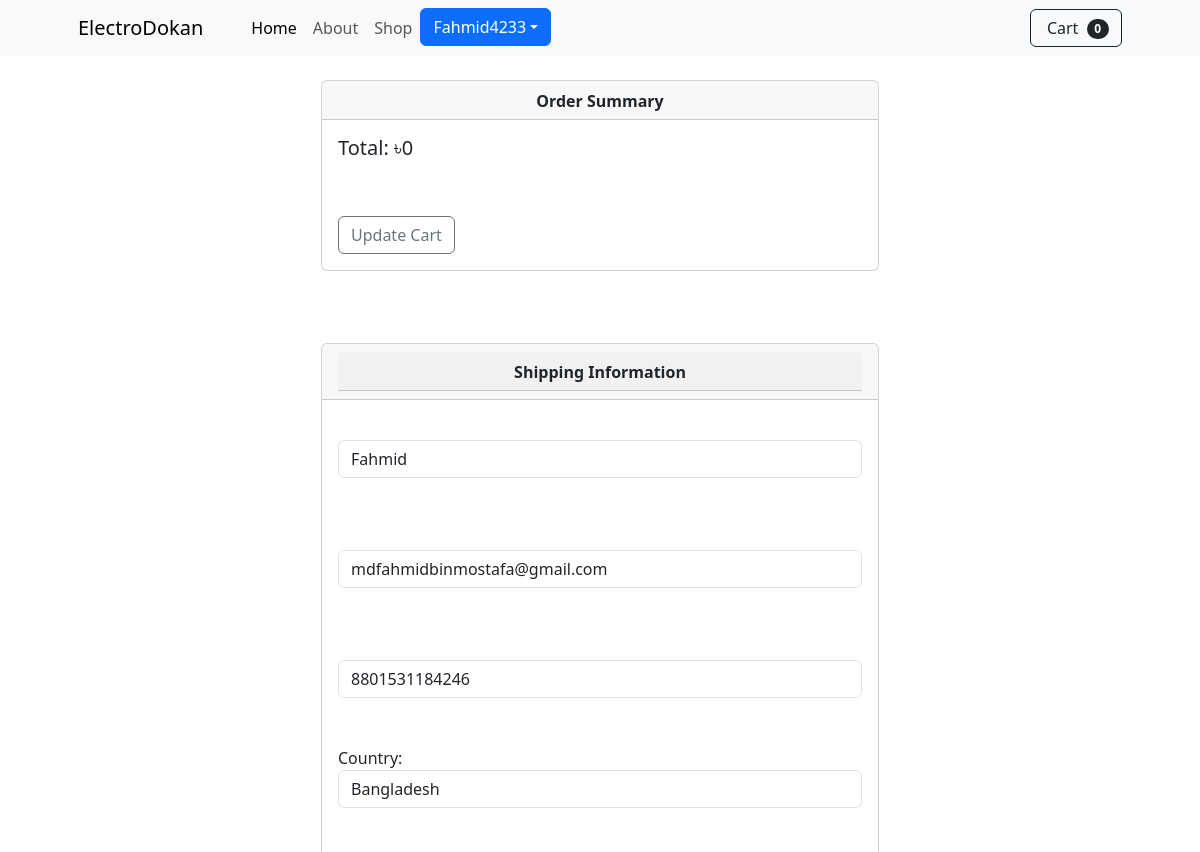
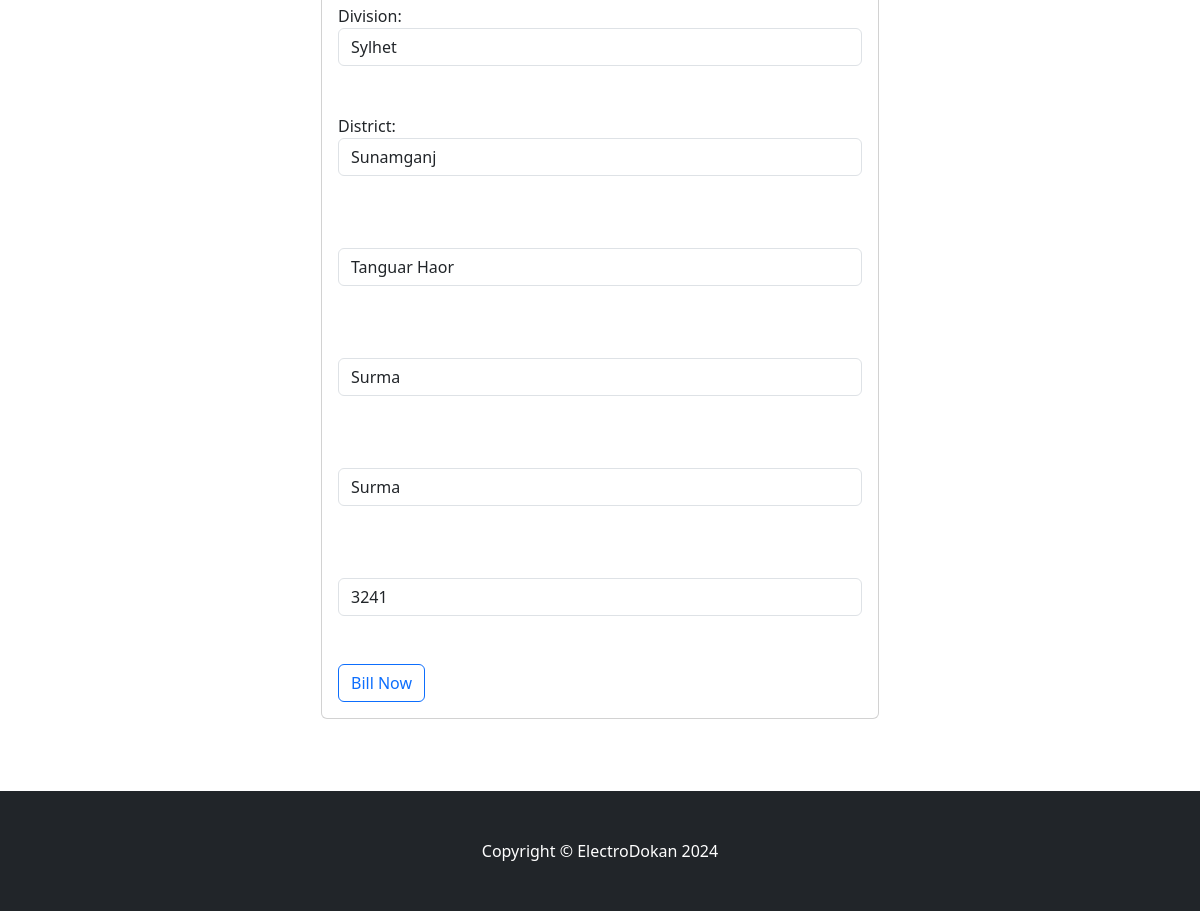
The app's page /place_order/ (signed in) with its own data (2 pictures, top to bottom).
### shop/models.py (models this page shows, shortened)
class ShippingAddress(models.Model):
    user = models.ForeignKey(User, on_delete=models.CASCADE)
    full_name = models.CharField(max_length=255)
    email = models.EmailField(max_length=50)
    phone_no = models.IntegerField()
    country = models.CharField(choices=Country, max_length=15)
    division = models.CharField(choices=Division,max_length=50)
    district = models.CharField(choices=District,max_length=50)
    address1 = models.CharField(max_length=255)
    address2 = models.CharField(max_length=255)
    thana = models.CharField(max_length=50)
    zipcode = models.CharField(max_length=6)
    class Meta:
        verbose_name_plural = "Shipping Address"

### shop/views.py (the view)
# urls.py: path('place_order/', views.place_order, name='place_order'),
@login_required
def place_order(request):
    if request.user.is_authenticated:
        cart = Cart.objects.filter(user=request.user)
        totalitem = 0
        total_amount = 0
        temp_amount = 0
        shipping_cost = 100.0
        amount = 0.0
        totalitem = len(Cart.objects.filter(user=request.user))
        cart_product = [p for p in Cart.objects.all() if p.user==request.user]
        if cart_product:
            for p in cart_product:
                temp_amount = (p.quantity * p.product.price)
                amount += temp_amount
                total_amount = amount + shipping_cost
        try:
            shipping_user = ShippingAddress.objects.get(user=request.user)
            shipping_form = ShippingForm(request.POST or None, instance=shipping_user)
        except:
            shipping_form = ShippingForm(request.POST or None)
        if request.method == 'POST':
            if shipping_form.is_valid():
                shipping_form.instance.user = request.user
                shipping_form.save()
        return render(request, 'place_order.html', {'form': shipping_form, 'cart': cart, 'total': total_amount, 'amount': amount, 'totalitem': totalitem})

### templates/place_order.html (shortened to what this page needs)
<!DOCTYPE html>
{% load static %}
<html lang="en">
  <head>
    <link href="https://cdn.jsdelivr.net/npm/bootstrap@5.3.3/dist/css/bootstrap.min.css" rel="stylesheet" />
  </head>
  <body>
    {% include 'navbar.html' %}
    <br />
    <div class="container">
      <div class="card">
        <div class="card-header">
          <p>Order Summary</p>
        </div>
        <h5 class="m-3">Total: ৳{{ total }}</h5><br />
        <div>
          <a href="{% url 'cart' %}"><button class="btn btn-md btn-outline-secondary m-3">Update Cart</button></a>
        </div>
      </div><br /><br /><br />
      <div class="card">
        <div class="card-header">
          <div class="card-header">
            <p>Shipping Information</p>
          </div>
        </div>
        <div class="card-body mb-10">
          <form action="{% url 'billing_info' %}" method="POST">
            {% for fm in form %}
              {{ fm.label_tag }}{{ fm }}{{ fm.errord|striptags }}<br /><br />
            {% endfor %}
            <button type="submit" class='btn btn-outline-primary'>Bill Now</button>
          </form>
        </div>
      </div>
    </div><br><br><br>
    {% include 'footer.html' %}
  </body>
</html>

### templates/navbar.html (shortened to what this page needs)
<nav class="navbar navbar-expand-lg navbar-light bg-light">
  <div class="container px-4 px-lg-5">
    <a class="navbar-brand" href="{% url 'home' %}">ElectroDokan</a>
    <div class="collapse navbar-collapse" id="navbarSupportedContent">
      <ul class="navbar-nav me-auto mb-2 mb-lg-0 ms-lg-4">
        <li class="nav-item">
          <a class="nav-link active" aria-current="page" href="{% url 'home' %}">Home</a>
        </li>
        <li class="nav-item">
          <a class="nav-link" href="{% url 'about' %}">About</a>
        </li>
        <li class="nav-item">
          <a class="nav-link" href="{% url 'shop' %}">Shop</a>
        </li>
        <li>
          {% if user.is_authenticated %}
          <div class="dropdown">
            <button class="btn btn-primary dropdown-toggle" type="button" data-bs-toggle="dropdown"aria-expanded="false">{{user}}</button>
                {% endif %}
          </div>
        </li>
      </ul>
      <form class="d-flex" action="/cart">
        <button class="btn btn-outline-dark" type="submit">
            Cart
            <span class="badge bg-dark text-white ms-1 rounded-pill">{{totalitem}}</span>
          </button>
      </form>
    </div>
  </div>
</nav>

### templates/place_order.html (style rules this page uses)
@media screen and (min-width: 768px) { .card { width: 50%; margin: 0 auto; } }
.card-header p { display: flex; justify-content: center; margin-bottom: -2px; font-weight: bold; }

### records on screen
ShippingAddress: form "Fahmid" "mdfahmidbinmostafa@gmail.com" "8801531184246" "Bangladesh" "Sylhet" "Sunamganj" "Tanguar Haor" "Surma" "Surma" "3241"

### other values on screen
{{ user }} "Fahmid4233"
{{ totalitem }} "0"
{{ total }} "0"
{{ fm.label_tag }} "Country:" "Division:" "District:"
